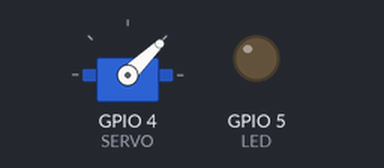
A sketch run on a simulated ESP32. On the bench: servo, output pins drawn as LEDs (lit = HIGH). Servo pulses on a pin are drawn as a servo (544–2400 µs = 0–180°); what the sketch prints to the serial monitor is not drawn.

Above: at 0.05 s.
At 0.7 s:
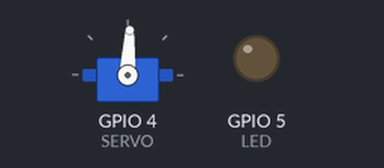
At 1.4 s:
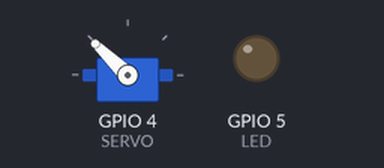
At 2.8 s:
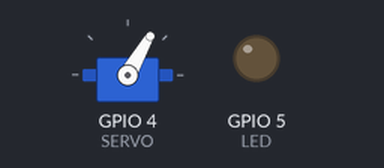
Timing chart, 0 to 7.0 s (numbered marks = the images above):
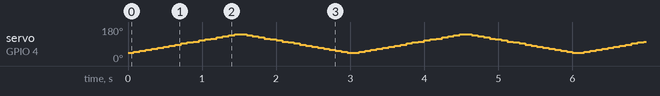

The sketch:

ServoLed.ino
```cpp
const int SERVO = 4;               // sinal do servo
const int LED = 5;                 // LED com resistor para o GND
const int BITS = 14;               // 14 bits cabem em todas as séries
const uint32_t MAXIMO = (1 << BITS) - 1;

// Servo comum: período de 20 ms (50 Hz), pulso de 1 ms (0°) a 2 ms (180°)
uint32_t angulo_para_duty(int graus) {
  uint32_t pulso_us = 1000 + (uint32_t)graus * 1000 / 180;
  return pulso_us * (1 << BITS) / 20000;
}

void setup() {
  Serial.begin(115200);
  ledcAttach(SERVO, 50, BITS);
  ledcAttach(LED, 5000, BITS);     // 5 kHz: sem cintilação visível
}

void loop() {
  ledcFade(LED, 0, MAXIMO, 1500);  // acende em 1,5 s, sem a CPU
  for (int g = 0; g <= 180; g += 10) {
    ledcWrite(SERVO, angulo_para_duty(g));
    delay(80);
  }
  ledcFade(LED, MAXIMO, 0, 1500);  // apaga em 1,5 s
  for (int g = 180; g >= 0; g -= 10) {
    ledcWrite(SERVO, angulo_para_duty(g));
    delay(80);
  }
  Serial.printf("ciclo completo; duty do servo em 0°: %lu de %lu\n",
                (unsigned long)angulo_para_duty(0), (unsigned long)MAXIMO);
}
```
